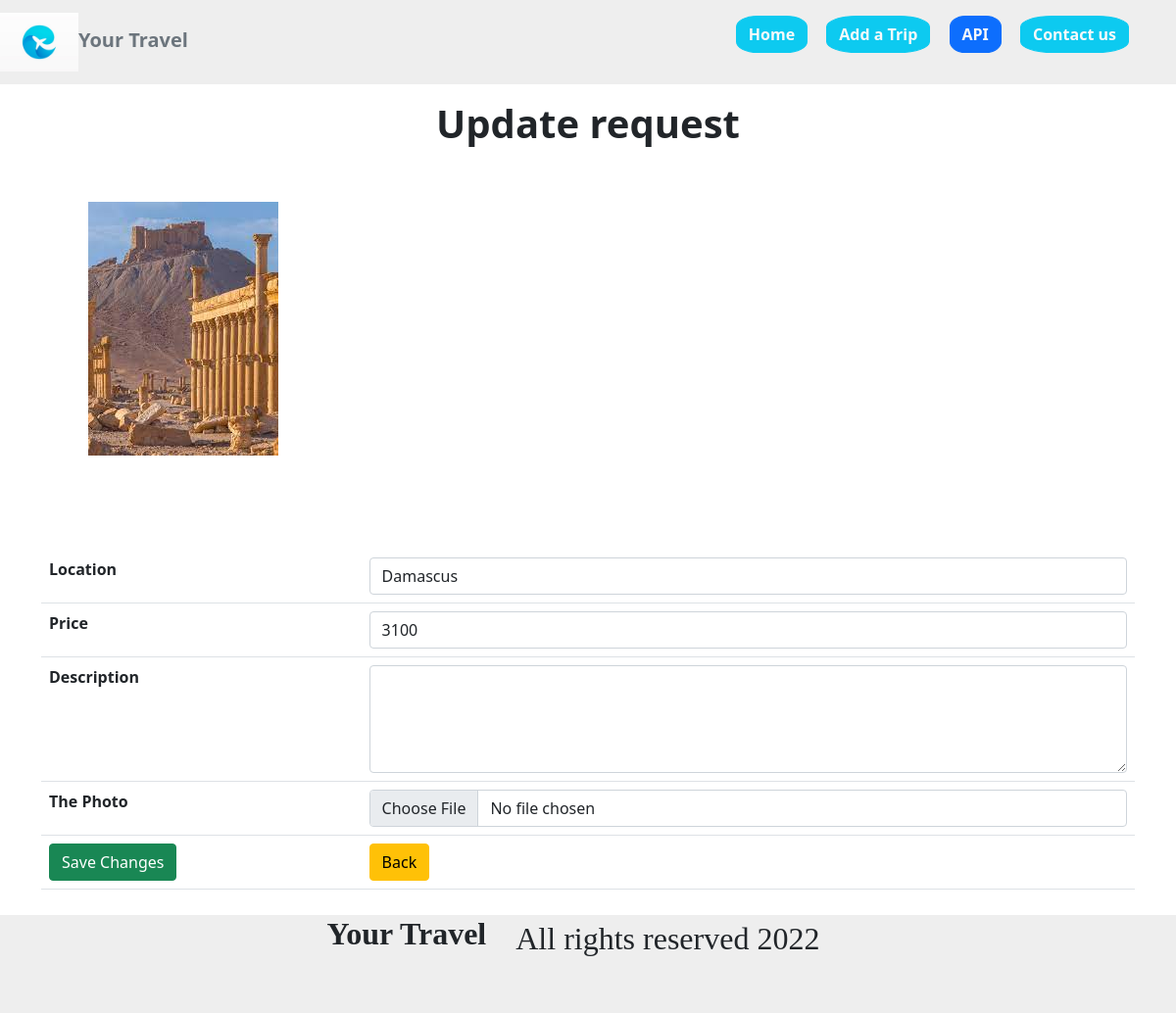
Page /update.php?id=1 on the committed database.
### tables this page shows
CREATE TABLE `trips` (
  `id` int(25) NOT NULL,
  `picture` varchar(255) NOT NULL,
  `location` varchar(150) NOT NULL,
  `price` varchar(11) NOT NULL,
  `description` varchar(250) NOT NULL
);

### update.php (the view, shortened to what this page needs)
<?php
require_once 'actions/db_connect.php';
if(isset($_GET["id"])) {
    $id = $_GET["id"];
    $sql = "SELECT * FROM trips WHERE id =$id";
      $result = mysqli_query($conn,$sql);
    if(mysqli_num_rows($result) == 1) {
        $data = mysqli_fetch_assoc($result);
    } else {
        header( "location: error.php");
    }
 } else {
    header("location: error.php");
 }
 ?>
<!DOCTYPE html>
<html lang="en">
<head>
    <link rel="stylesheet" href="HTML/style.css">
    <link href="https://cdn.jsdelivr.net/npm/bootstrap@5.1.3/dist/css/bootstrap.min.css" rel="stylesheet">
</head>
<body>
     <?php require_once 'HTML/nav.php';?>
     <fieldset class="container">
          <h1 class="text-center fw-bold mt-3">Update request</h1>
               <img class='img-rounded-circle mb-5 p-5'  src='pictures/<?php echo $data["picture"]?>'>
           <form action ="actions/a_update.php"  method="POST"  enctype="multipart/form-data">
                <table class="table">
                   <tr>
                       <th>Location</th>
                       <td><input class ="form-control" type="text"   name="location" placeholder  ="Product Name" value="<?php echo $data["location"] ?>" /></td>
                   </tr>
                   <tr>
                       <th>Price</th>
                        <td><input   class="form-control" type= "number" name="price" step="any"  placeholder="Price" value ="<?php echo $data["price"] ?>" /></td>
                   </tr>
                   <th>Description</th>
                            <td>
                                <textarea class='form-control' type="text" name= "description" value="<?php echo $data["description"] ?>" placeholder="Max 600 characters" rows="4">
                            </textarea></td>
                   <tr>
                       <th>The Photo</th >
                       <td><input class= "form-control" type="file"  name= "picture" value ="<?php echo $data['picture']?>" /></td>
                   </tr>
                   <tr>
                       <td><button class ="btn btn-success" type = "submit">Save Changes</button></td>
                       <td><a href= "index.php" class ="btn btn-warning" type ="button">Back </a ></td>
                   </tr>
               </table>
           </form>
       </fieldset>
    <?php require_once 'HTML/footer.php';?>
</body>
</html>

### HTML/style.css (style rules this page uses)
* { margin: 0; padding: 0; box-sizing: border-box; }
.container { margin: 0 auto; padding-left: 15px; padding-right: 15px; }

### rows in the picture
trips: picture (picture), location "Damascus", price "3100"
